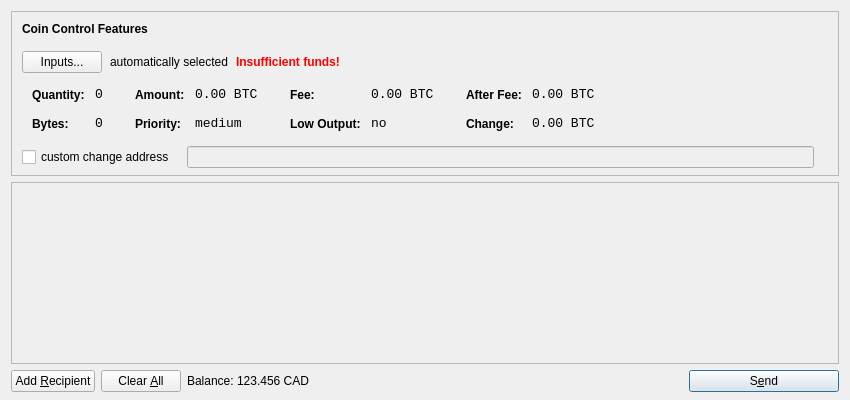
<?xml version="1.0" encoding="UTF-8"?>
<ui version="4.0">
 <class>SendCoinsDialog</class>
 <widget class="QDialog" name="SendCoinsDialog">
  <property name="geometry">
   <rect>
    <x>0</x>
    <y>0</y>
    <width>850</width>
    <height>400</height>
   </rect>
  </property>
  <property name="windowTitle">
   <string>Send Coins</string>
  </property>
  <layout class="QVBoxLayout" name="verticalLayout" stretch="0,1,0">
   <property name="bottomMargin">
    <number>8</number>
   </property>
   <item>
    <widget class="QFrame" name="frameCoinControl">
     <property name="sizePolicy">
      <sizepolicy hsizetype="Expanding" vsizetype="Expanding">
       <horstretch>0</horstretch>
       <verstretch>0</verstretch>
      </sizepolicy>
     </property>
     <property name="maximumSize">
      <size>
       <width>16777215</width>
       <height>16777215</height>
      </size>
     </property>
     <property name="frameShape">
      <enum>QFrame::StyledPanel</enum>
     </property>
     <property name="frameShadow">
      <enum>QFrame::Sunken</enum>
     </property>
     <layout class="QVBoxLayout" name="verticalLayoutCoinControl2">
      <property name="spacing">
       <number>-1</number>
      </property>
      <property name="leftMargin">
       <number>0</number>
      </property>
      <property name="topMargin">
       <number>0</number>
      </property>
      <property name="rightMargin">
       <number>0</number>
      </property>
      <property name="bottomMargin">
       <number>6</number>
      </property>
      <item>
       <layout class="QVBoxLayout" name="verticalLayoutCoinControl" stretch="0,0,0,0,1">
        <property name="spacing">
         <number>0</number>
        </property>
        <property name="leftMargin">
         <number>10</number>
        </property>
        <property name="topMargin">
         <number>10</number>
        </property>
        <item>
         <layout class="QHBoxLayout" name="horizontalLayoutCoinControl1">
          <property name="bottomMargin">
           <number>15</number>
          </property>
          <item>
           <widget class="QLabel" name="labelCoinControlFeatures">
            <property name="sizePolicy">
             <sizepolicy hsizetype="Preferred" vsizetype="Maximum">
              <horstretch>0</horstretch>
              <verstretch>0</verstretch>
             </sizepolicy>
            </property>
            <property name="font">
             <font>
              <weight>75</weight>
              <bold>true</bold>
             </font>
            </property>
            <property name="styleSheet">
             <string notr="true">font-weight:bold;</string>
            </property>
            <property name="text">
             <string>Coin Control Features</string>
            </property>
           </widget>
          </item>
         </layout>
        </item>
        <item>
         <layout class="QHBoxLayout" name="horizontalLayoutCoinControl2" stretch="0,0,0,0">
          <property name="spacing">
           <number>8</number>
          </property>
          <property name="bottomMargin">
           <number>10</number>
          </property>
          <item>
           <widget class="QPushButton" name="pushButtonCoinControl">
            <property name="styleSheet">
             <string notr="true"/>
            </property>
            <property name="text">
             <string>Inputs...</string>
            </property>
           </widget>
          </item>
          <item>
           <widget class="QLabel" name="labelCoinControlAutomaticallySelected">
            <property name="text">
             <string>automatically selected</string>
            </property>
            <property name="margin">
             <number>5</number>
            </property>
           </widget>
          </item>
          <item>
           <widget class="QLabel" name="labelCoinControlInsuffFunds">
            <property name="font">
             <font>
              <weight>75</weight>
              <bold>true</bold>
             </font>
            </property>
            <property name="styleSheet">
             <string notr="true">color:red;font-weight:bold;</string>
            </property>
            <property name="text">
             <string>Insufficient funds!</string>
            </property>
            <property name="margin">
             <number>5</number>
            </property>
           </widget>
          </item>
          <item>
           <spacer name="horizontalSpacerCoinControl">
            <property name="orientation">
             <enum>Qt::Horizontal</enum>
            </property>
            <property name="sizeHint" stdset="0">
             <size>
              <width>40</width>
              <height>1</height>
             </size>
            </property>
           </spacer>
          </item>
         </layout>
        </item>
        <item>
         <widget class="QWidget" name="widgetCoinControl" native="true">
          <property name="sizePolicy">
           <sizepolicy hsizetype="Preferred" vsizetype="Preferred">
            <horstretch>0</horstretch>
            <verstretch>0</verstretch>
           </sizepolicy>
          </property>
          <property name="minimumSize">
           <size>
            <width>0</width>
            <height>0</height>
           </size>
          </property>
          <property name="styleSheet">
           <string notr="true"/>
          </property>
          <layout class="QHBoxLayout" name="horizontalLayoutCoinControl5">
           <property name="margin">
            <number>0</number>
           </property>
           <item>
            <layout class="QHBoxLayout" name="horizontalLayoutCoinControl3" stretch="0,0,0,1">
             <property name="spacing">
              <number>20</number>
             </property>
             <property name="topMargin">
              <number>0</number>
             </property>
             <property name="bottomMargin">
              <number>10</number>
             </property>
             <item>
              <layout class="QFormLayout" name="formLayoutCoinControl1">
               <property name="horizontalSpacing">
                <number>10</number>
               </property>
               <property name="verticalSpacing">
                <number>14</number>
               </property>
               <property name="leftMargin">
                <number>10</number>
               </property>
               <property name="topMargin">
                <number>4</number>
               </property>
               <property name="rightMargin">
                <number>6</number>
               </property>
               <item row="0" column="0">
                <widget class="QLabel" name="labelCoinControlQuantityText">
                 <property name="styleSheet">
                  <string notr="true">font-weight:bold;</string>
                 </property>
                 <property name="text">
                  <string>Quantity:</string>
                 </property>
                 <property name="margin">
                  <number>0</number>
                 </property>
                </widget>
               </item>
               <item row="0" column="1">
                <widget class="QLabel" name="labelCoinControlQuantity">
                 <property name="font">
                  <font>
                   <family>Monospace</family>
                   <pointsize>10</pointsize>
                  </font>
                 </property>
                 <property name="cursor">
                  <cursorShape>IBeamCursor</cursorShape>
                 </property>
                 <property name="contextMenuPolicy">
                  <enum>Qt::ActionsContextMenu</enum>
                 </property>
                 <property name="text">
                  <string notr="true">0</string>
                 </property>
                 <property name="margin">
                  <number>0</number>
                 </property>
                 <property name="textInteractionFlags">
                  <set>Qt::LinksAccessibleByMouse|Qt::TextSelectableByKeyboard|Qt::TextSelectableByMouse</set>
                 </property>
                </widget>
               </item>
               <item row="1" column="0">
                <widget class="QLabel" name="labelCoinControlBytesText">
                 <property name="styleSheet">
                  <string notr="true">font-weight:bold;</string>
                 </property>
                 <property name="text">
                  <string>Bytes:</string>
                 </property>
                </widget>
               </item>
               <item row="1" column="1">
                <widget class="QLabel" name="labelCoinControlBytes">
                 <property name="font">
                  <font>
                   <family>Monospace</family>
                   <pointsize>10</pointsize>
                  </font>
                 </property>
                 <property name="cursor">
                  <cursorShape>IBeamCursor</cursorShape>
                 </property>
                 <property name="contextMenuPolicy">
                  <enum>Qt::ActionsContextMenu</enum>
                 </property>
                 <property name="text">
                  <string notr="true">0</string>
                 </property>
                 <property name="textInteractionFlags">
                  <set>Qt::LinksAccessibleByMouse|Qt::TextSelectableByKeyboard|Qt::TextSelectableByMouse</set>
                 </property>
                </widget>
               </item>
              </layout>
             </item>
             <item>
              <layout class="QFormLayout" name="formLayoutCoinControl2">
               <property name="horizontalSpacing">
                <number>10</number>
               </property>
               <property name="verticalSpacing">
                <number>14</number>
               </property>
               <property name="leftMargin">
                <number>6</number>
               </property>
               <property name="topMargin">
                <number>4</number>
               </property>
               <property name="rightMargin">
                <number>6</number>
               </property>
               <item row="0" column="0">
                <widget class="QLabel" name="labelCoinControlAmountText">
                 <property name="styleSheet">
                  <string notr="true">font-weight:bold;</string>
                 </property>
                 <property name="text">
                  <string>Amount:</string>
                 </property>
                 <property name="margin">
                  <number>0</number>
                 </property>
                </widget>
               </item>
               <item row="0" column="1">
                <widget class="QLabel" name="labelCoinControlAmount">
                 <property name="font">
                  <font>
                   <family>Monospace</family>
                   <pointsize>10</pointsize>
                  </font>
                 </property>
                 <property name="cursor">
                  <cursorShape>IBeamCursor</cursorShape>
                 </property>
                 <property name="contextMenuPolicy">
                  <enum>Qt::ActionsContextMenu</enum>
                 </property>
                 <property name="text">
                  <string notr="true">0.00 BTC</string>
                 </property>
                 <property name="textInteractionFlags">
                  <set>Qt::LinksAccessibleByMouse|Qt::TextSelectableByKeyboard|Qt::TextSelectableByMouse</set>
                 </property>
                </widget>
               </item>
               <item row="1" column="0">
                <widget class="QLabel" name="labelCoinControlPriorityText">
                 <property name="styleSheet">
                  <string notr="true">font-weight:bold;</string>
                 </property>
                 <property name="text">
                  <string>Priority:</string>
                 </property>
                </widget>
               </item>
               <item row="1" column="1">
                <widget class="QLabel" name="labelCoinControlPriority">
                 <property name="font">
                  <font>
                   <family>Monospace</family>
                   <pointsize>10</pointsize>
                  </font>
                 </property>
                 <property name="cursor">
                  <cursorShape>IBeamCursor</cursorShape>
                 </property>
                 <property name="contextMenuPolicy">
                  <enum>Qt::ActionsContextMenu</enum>
                 </property>
                 <property name="text">
                  <string>medium</string>
                 </property>
                 <property name="textInteractionFlags">
                  <set>Qt::LinksAccessibleByMouse|Qt::TextSelectableByKeyboard|Qt::TextSelectableByMouse</set>
                 </property>
                </widget>
               </item>
              </layout>
             </item>
             <item>
              <layout class="QFormLayout" name="formLayoutCoinControl3">
               <property name="horizontalSpacing">
                <number>10</number>
               </property>
               <property name="verticalSpacing">
                <number>14</number>
               </property>
               <property name="leftMargin">
                <number>6</number>
               </property>
               <property name="topMargin">
                <number>4</number>
               </property>
               <property name="rightMargin">
                <number>6</number>
               </property>
               <item row="0" column="0">
                <widget class="QLabel" name="labelCoinControlFeeText">
                 <property name="styleSheet">
                  <string notr="true">font-weight:bold;</string>
                 </property>
                 <property name="text">
                  <string>Fee:</string>
                 </property>
                 <property name="margin">
                  <number>0</number>
                 </property>
                </widget>
               </item>
               <item row="0" column="1">
                <widget class="QLabel" name="labelCoinControlFee">
                 <property name="font">
                  <font>
                   <family>Monospace</family>
                   <pointsize>10</pointsize>
                  </font>
                 </property>
                 <property name="cursor">
                  <cursorShape>IBeamCursor</cursorShape>
                 </property>
                 <property name="contextMenuPolicy">
                  <enum>Qt::ActionsContextMenu</enum>
                 </property>
                 <property name="text">
                  <string notr="true">0.00 BTC</string>
                 </property>
                 <property name="textInteractionFlags">
                  <set>Qt::LinksAccessibleByMouse|Qt::TextSelectableByKeyboard|Qt::TextSelectableByMouse</set>
                 </property>
                </widget>
               </item>
               <item row="1" column="0">
                <widget class="QLabel" name="labelCoinControlLowOutputText">
                 <property name="styleSheet">
                  <string notr="true">font-weight:bold;</string>
                 </property>
                 <property name="text">
                  <string>Low Output:</string>
                 </property>
                </widget>
               </item>
               <item row="1" column="1">
                <widget class="QLabel" name="labelCoinControlLowOutput">
                 <property name="font">
                  <font>
                   <family>Monospace</family>
                   <pointsize>10</pointsize>
                  </font>
                 </property>
                 <property name="cursor">
                  <cursorShape>IBeamCursor</cursorShape>
                 </property>
                 <property name="contextMenuPolicy">
                  <enum>Qt::ActionsContextMenu</enum>
                 </property>
                 <property name="text">
                  <string>no</string>
                 </property>
                 <property name="textInteractionFlags">
                  <set>Qt::LinksAccessibleByMouse|Qt::TextSelectableByKeyboard|Qt::TextSelectableByMouse</set>
                 </property>
                </widget>
               </item>
              </layout>
             </item>
             <item>
              <layout class="QFormLayout" name="formLayoutCoinControl4">
               <property name="horizontalSpacing">
                <number>10</number>
               </property>
               <property name="verticalSpacing">
                <number>14</number>
               </property>
               <property name="leftMargin">
                <number>6</number>
               </property>
               <property name="topMargin">
                <number>4</number>
               </property>
               <property name="rightMargin">
                <number>6</number>
               </property>
               <item row="0" column="0">
                <widget class="QLabel" name="labelCoinControlAfterFeeText">
                 <property name="styleSheet">
                  <string notr="true">font-weight:bold;</string>
                 </property>
                 <property name="text">
                  <string>After Fee:</string>
                 </property>
                 <property name="margin">
                  <number>0</number>
                 </property>
                </widget>
               </item>
               <item row="0" column="1">
                <widget class="QLabel" name="labelCoinControlAfterFee">
                 <property name="font">
                  <font>
                   <family>Monospace</family>
                   <pointsize>10</pointsize>
                  </font>
                 </property>
                 <property name="cursor">
                  <cursorShape>IBeamCursor</cursorShape>
                 </property>
                 <property name="contextMenuPolicy">
                  <enum>Qt::ActionsContextMenu</enum>
                 </property>
                 <property name="text">
                  <string notr="true">0.00 BTC</string>
                 </property>
                 <property name="textInteractionFlags">
                  <set>Qt::LinksAccessibleByMouse|Qt::TextSelectableByKeyboard|Qt::TextSelectableByMouse</set>
                 </property>
                </widget>
               </item>
               <item row="1" column="0">
                <widget class="QLabel" name="labelCoinControlChangeText">
                 <property name="styleSheet">
                  <string notr="true">font-weight:bold;</string>
                 </property>
                 <property name="text">
                  <string>Change:</string>
                 </property>
                </widget>
               </item>
               <item row="1" column="1">
                <widget class="QLabel" name="labelCoinControlChange">
                 <property name="font">
                  <font>
                   <family>Monospace</family>
                   <pointsize>10</pointsize>
                  </font>
                 </property>
                 <property name="cursor">
                  <cursorShape>IBeamCursor</cursorShape>
                 </property>
                 <property name="contextMenuPolicy">
                  <enum>Qt::ActionsContextMenu</enum>
                 </property>
                 <property name="text">
                  <string notr="true">0.00 BTC</string>
                 </property>
                 <property name="textInteractionFlags">
                  <set>Qt::LinksAccessibleByMouse|Qt::TextSelectableByKeyboard|Qt::TextSelectableByMouse</set>
                 </property>
                </widget>
               </item>
              </layout>
             </item>
            </layout>
           </item>
          </layout>
         </widget>
        </item>
        <item>
         <layout class="QHBoxLayout" name="horizontalLayoutCoinControl4" stretch="0,0,0">
          <property name="spacing">
           <number>12</number>
          </property>
          <property name="sizeConstraint">
           <enum>QLayout::SetDefaultConstraint</enum>
          </property>
          <property name="topMargin">
           <number>5</number>
          </property>
          <property name="rightMargin">
           <number>5</number>
          </property>
          <item>
           <widget class="QCheckBox" name="checkBoxCoinControlChange">
            <property name="text">
             <string>custom change address</string>
            </property>
           </widget>
          </item>
          <item>
           <widget class="QLineEdit" name="lineEditCoinControlChange">
            <property name="enabled">
             <bool>false</bool>
            </property>
            <property name="sizePolicy">
             <sizepolicy hsizetype="Expanding" vsizetype="Fixed">
              <horstretch>0</horstretch>
              <verstretch>0</verstretch>
             </sizepolicy>
            </property>
           </widget>
          </item>
          <item>
           <widget class="QLabel" name="labelCoinControlChangeLabel">
            <property name="sizePolicy">
             <sizepolicy hsizetype="Preferred" vsizetype="Expanding">
              <horstretch>0</horstretch>
              <verstretch>0</verstretch>
             </sizepolicy>
            </property>
            <property name="minimumSize">
             <size>
              <width>0</width>
              <height>0</height>
             </size>
            </property>
            <property name="text">
             <string/>
            </property>
            <property name="margin">
             <number>3</number>
            </property>
           </widget>
          </item>
         </layout>
        </item>
        <item>
         <spacer name="verticalSpacerCoinControl">
          <property name="orientation">
           <enum>Qt::Vertical</enum>
          </property>
          <property name="sizeHint" stdset="0">
           <size>
            <width>800</width>
            <height>1</height>
           </size>
          </property>
         </spacer>
        </item>
       </layout>
      </item>
     </layout>
    </widget>
   </item>
   <item>
    <widget class="QScrollArea" name="scrollArea">
     <property name="widgetResizable">
      <bool>true</bool>
     </property>
     <widget class="QWidget" name="scrollAreaWidgetContents">
      <property name="geometry">
       <rect>
        <x>0</x>
        <y>0</y>
        <width>830</width>
        <height>165</height>
       </rect>
      </property>
      <layout class="QVBoxLayout" name="verticalLayout_2">
       <property name="margin">
        <number>0</number>
       </property>
       <item>
        <layout class="QVBoxLayout" name="entries">
         <property name="spacing">
          <number>6</number>
         </property>
        </layout>
       </item>
       <item>
        <spacer name="verticalSpacer">
         <property name="orientation">
          <enum>Qt::Vertical</enum>
         </property>
         <property name="sizeHint" stdset="0">
          <size>
           <width>20</width>
           <height>40</height>
          </size>
         </property>
        </spacer>
       </item>
      </layout>
     </widget>
    </widget>
   </item>
   <item>
    <layout class="QHBoxLayout" name="horizontalLayout">
     <item>
      <widget class="QPushButton" name="addButton">
       <property name="toolTip">
        <string>Send to multiple recipients at once</string>
       </property>
       <property name="text">
        <string>Add &amp;Recipient</string>
       </property>
       <property name="icon">
        <iconset resource="../bitcoin.qrc">
         <normaloff>:/icons/add</normaloff>:/icons/add</iconset>
       </property>
       <property name="autoDefault">
        <bool>false</bool>
       </property>
      </widget>
     </item>
     <item>
      <widget class="QPushButton" name="clearButton">
       <property name="sizePolicy">
        <sizepolicy hsizetype="Minimum" vsizetype="Fixed">
         <horstretch>0</horstretch>
         <verstretch>0</verstretch>
        </sizepolicy>
       </property>
       <property name="toolTip">
        <string>Remove all transaction fields</string>
       </property>
       <property name="text">
        <string>Clear &amp;All</string>
       </property>
       <property name="icon">
        <iconset resource="../bitcoin.qrc">
         <normaloff>:/icons/remove</normaloff>:/icons/remove</iconset>
       </property>
       <property name="autoRepeatDelay">
        <number>300</number>
       </property>
       <property name="autoDefault">
        <bool>false</bool>
       </property>
      </widget>
     </item>
     <item>
      <layout class="QHBoxLayout" name="horizontalLayout_2">
       <property name="spacing">
        <number>3</number>
       </property>
       <item>
        <widget class="QLabel" name="label">
         <property name="text">
          <string>Balance:</string>
         </property>
        </widget>
       </item>
       <item>
        <widget class="QLabel" name="labelBalance">
         <property name="cursor">
          <cursorShape>IBeamCursor</cursorShape>
         </property>
         <property name="text">
          <string>123.456 CAD</string>
         </property>
         <property name="textInteractionFlags">
          <set>Qt::LinksAccessibleByMouse|Qt::TextSelectableByKeyboard|Qt::TextSelectableByMouse</set>
         </property>
        </widget>
       </item>
      </layout>
     </item>
     <item>
      <spacer name="horizontalSpacer">
       <property name="orientation">
        <enum>Qt::Horizontal</enum>
       </property>
       <property name="sizeHint" stdset="0">
        <size>
         <width>40</width>
         <height>20</height>
        </size>
       </property>
      </spacer>
     </item>
     <item>
      <widget class="QPushButton" name="sendButton">
       <property name="minimumSize">
        <size>
         <width>150</width>
         <height>0</height>
        </size>
       </property>
       <property name="toolTip">
        <string>Confirm the send action</string>
       </property>
       <property name="text">
        <string>S&amp;end</string>
       </property>
       <property name="icon">
        <iconset resource="../bitcoin.qrc">
         <normaloff>:/icons/send</normaloff>:/icons/send</iconset>
       </property>
       <property name="default">
        <bool>true</bool>
       </property>
      </widget>
     </item>
    </layout>
   </item>
  </layout>
 </widget>
 <resources>
  <include location="../bitcoin.qrc"/>
 </resources>
 <connections/>
</ui>
